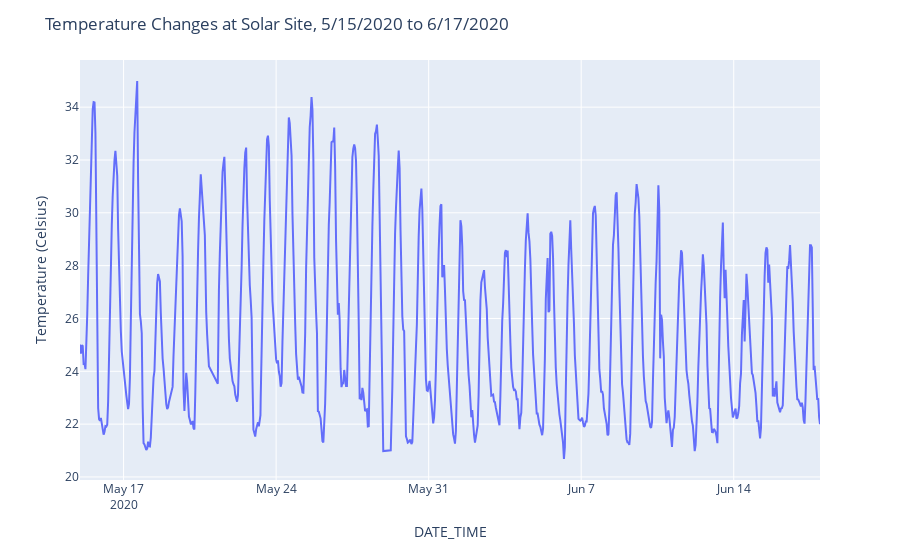

The notebook cell this image was saved under:
### Markdown cell above
Now that I have my data in one dataframe, clean and aggregated with new variables of interest calculated, I can move into visualization. I make use of plotly visualization functionality for this project. I like Plotly because it is quick and intuitive to use, and when the cursor is run over the plot area in line labels are automatically applied. This makes it easy to see what timestamp and data the user is highlighting. I wrote a couple of quick functions that streamline creating visualizations. They take the dataframe, variables of interest, titles and more as inputs, formating the resulting graph accordingly.

### Code cell
import plotly.express as px

# function for quick one off variable plotting through time
def plot_variable(df, var,title,yaxis):
    fig = px.line(df, x="DATE_TIME", y=var)
    fig.update_layout(title=title,yaxis_title=yaxis)
    fig.show()

plot_variable(df=hourly_aggregate,
              var="avg_temp",
              title="Temperature Changes at Solar Site, 5/15/2020 to 6/17/2020",
              yaxis="Temperature (Celsius)")

### Figure 1 — Plotly figure (JSON) as saved in the notebook; plotly's stock layout.template omitted (floating-point values rounded to 4 significant figures; data arrays with more than 128 entries replaced by an {"elided": "..."} marker saying what was removed)
{"data": [{"hovertemplate": "DATE_TIME=%{x}<br>avg_temp=%{y}<extra></extra>", "legendgroup": "", "line": {"color": "#636efa", "dash": "solid"}, "marker": {"symbol": "circle"}, "mode": "lines", "name": "", "orientation": "v", "showlegend": false, "type": "scatter", "x": {"elided": "796 str values"}, "xaxis": "x", "y": {"elided": "796 float values"}, "yaxis": "y"}], "layout": {"legend": {"tracegroupgap": 0}, "margin": {"t": 60}, "title": {"text": "Temperature Changes at Solar Site, 5/15/2020 to 6/17/2020"}, "xaxis": {"anchor": "y", "domain": [0, 1], "title": {"text": "DATE_TIME"}}, "yaxis": {"anchor": "x", "domain": [0, 1], "title": {"text": "Temperature (Celsius)"}}}}
